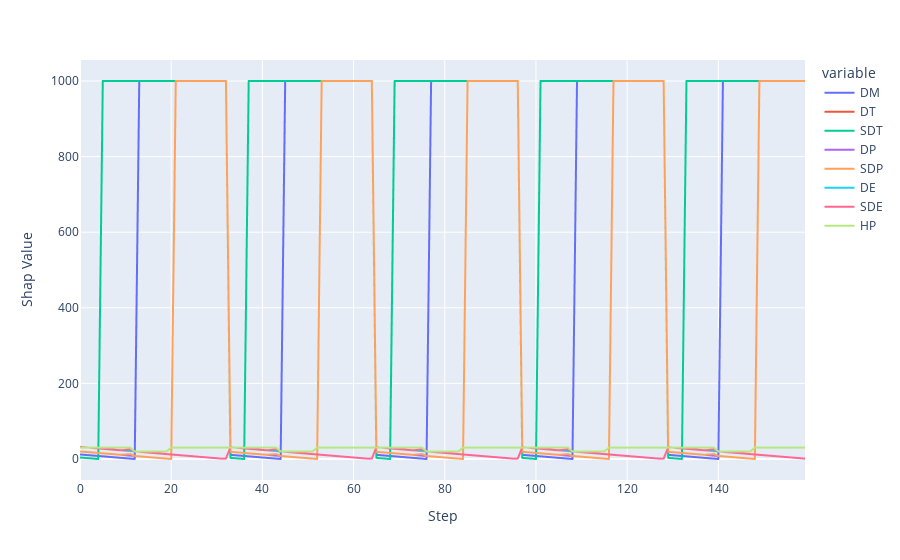

Here is the notebook cell this chart was saved with:
### Code cell
# print(df[['curr_obs','action']])
# print(df['action'].unique())
# sns.lineplot(data=df_shapley[["DM","DT","SDT","DP","SDP","DE","SDE","HP"]], linewidth=2.5, palette="tab10")
fig =px.line(data_frame=df[["DM","DT","SDT","DP","SDP","DE","SDE","HP"]],x= df[["DM","DT","SDT","DP","SDP","DE","SDE","HP"]].index ,y = df[["DM","DT","SDT","DP","SDP","DE","SDE","HP"]].columns).update_layout(xaxis_title="Step", yaxis_title="Shap Value")
fig.show()

### Figure 1 — Plotly figure (JSON) as saved in the notebook; plotly's stock layout.template omitted (floating-point values rounded to 4 significant figures; data arrays with more than 128 entries replaced by an {"elided": "..."} marker saying what was removed)
{"data": [{"hovertemplate": "variable=DM<br>index=%{x}<br>value=%{y}<extra></extra>", "legendgroup": "DM", "line": {"color": "#636efa", "dash": "solid"}, "marker": {"symbol": "circle"}, "mode": "lines", "name": "DM", "showlegend": true, "type": "scattergl", "x": {"elided": "160 int values"}, "xaxis": "x", "y": {"elided": "160 int values"}, "yaxis": "y"}, {"hovertemplate": "variable=DT<br>index=%{x}<br>value=%{y}<extra></extra>", "legendgroup": "DT", "line": {"color": "#EF553B", "dash": "solid"}, "marker": {"symbol": "circle"}, "mode": "lines", "name": "DT", "showlegend": true, "type": "scattergl", "x": {"elided": "160 int values"}, "xaxis": "x", "y": {"elided": "160 int values"}, "yaxis": "y"}, {"hovertemplate": "variable=SDT<br>index=%{x}<br>value=%{y}<extra></extra>", "legendgroup": "SDT", "line": {"color": "#00cc96", "dash": "solid"}, "marker": {"symbol": "circle"}, "mode": "lines", "name": "SDT", "showlegend": true, "type": "scattergl", "x": {"elided": "160 int values"}, "xaxis": "x", "y": {"elided": "160 int values"}, "yaxis": "y"}, {"hovertemplate": "variable=DP<br>index=%{x}<br>value=%{y}<extra></extra>", "legendgroup": "DP", "line": {"color": "#ab63fa", "dash": "solid"}, "marker": {"symbol": "circle"}, "mode": "lines", "name": "DP", "showlegend": true, "type": "scattergl", "x": {"elided": "160 int values"}, "xaxis": "x", "y": {"elided": "160 int values"}, "yaxis": "y"}, {"hovertemplate": "variable=SDP<br>index=%{x}<br>value=%{y}<extra></extra>", "legendgroup": "SDP", "line": {"color": "#FFA15A", "dash": "solid"}, "marker": {"symbol": "circle"}, "mode": "lines", "name": "SDP", "showlegend": true, "type": "scattergl", "x": {"elided": "160 int values"}, "xaxis": "x", "y": {"elided": "160 int values"}, "yaxis": "y"}, {"hovertemplate": "variable=DE<br>index=%{x}<br>value=%{y}<extra></extra>", "legendgroup": "DE", "line": {"color": "#19d3f3", "dash": "solid"}, "marker": {"symbol": "circle"}, "mode": "lines", "name": "DE", "showlegend": true, "type": "scattergl", "x": {"elided": "160 int values"}, "xaxis": "x", "y": {"elided": "160 int values"}, "yaxis": "y"}, {"hovertemplate": "variable=SDE<br>index=%{x}<br>value=%{y}<extra></extra>", "legendgroup": "SDE", "line": {"color": "#FF6692", "dash": "solid"}, "marker": {"symbol": "circle"}, "mode": "lines", "name": "SDE", "showlegend": true, "type": "scattergl", "x": {"elided": "160 int values"}, "xaxis": "x", "y": {"elided": "160 int values"}, "yaxis": "y"}, {"hovertemplate": "variable=HP<br>index=%{x}<br>value=%{y}<extra></extra>", "legendgroup": "HP", "line": {"color": "#B6E880", "dash": "solid"}, "marker": {"symbol": "circle"}, "mode": "lines", "name": "HP", "showlegend": true, "type": "scattergl", "x": {"elided": "160 int values"}, "xaxis": "x", "y": {"elided": "160 int values"}, "yaxis": "y"}], "layout": {"legend": {"title": {"text": "variable"}, "tracegroupgap": 0}, "margin": {"t": 60}, "xaxis": {"anchor": "y", "domain": [0, 1], "title": {"text": "Step"}}, "yaxis": {"anchor": "x", "domain": [0, 1], "title": {"text": "Shap Value"}}}}
